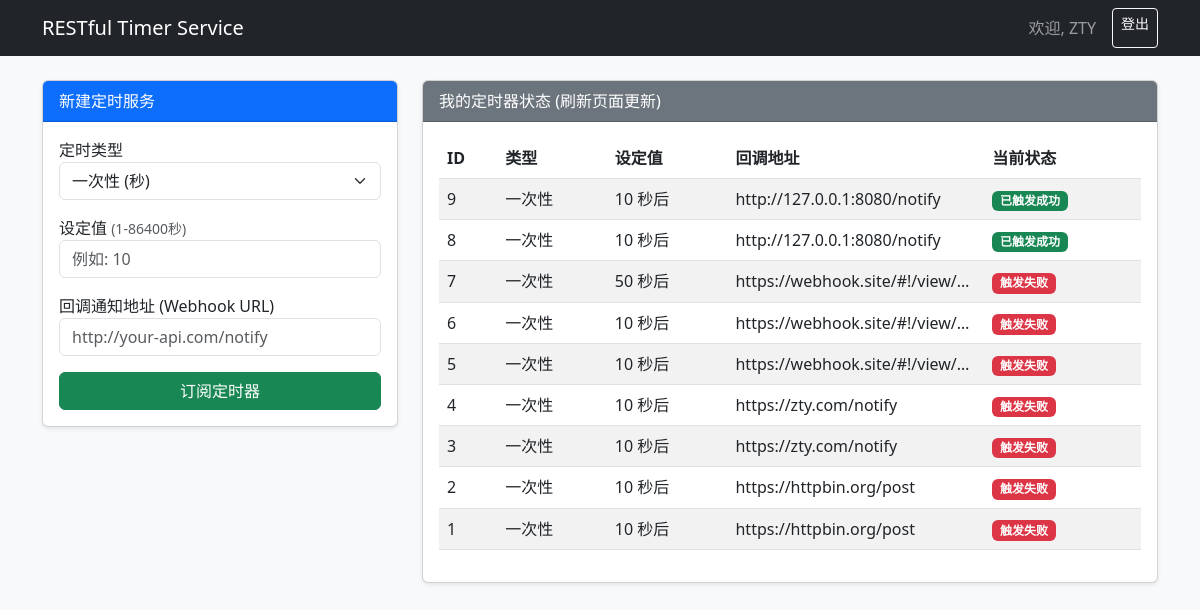
Screenshot of / (signed in) with the database file from the repository.
### app.py (models this page shows)
class User(UserMixin, db.Model):
    id = db.Column(db.Integer, primary_key=True)
    username = db.Column(db.String(80), unique=True, nullable=False)
    password_hash = db.Column(db.String(256), nullable=False)
    timers = db.relationship('Timer', backref='owner', lazy=True)

class Timer(db.Model):
    id = db.Column(db.Integer, primary_key=True)
    user_id = db.Column(db.Integer, db.ForeignKey('user.id'), nullable=False)
    timer_type = db.Column(db.String(20), nullable=False) # 'once' or 'daily'
    target_value = db.Column(db.String(50), nullable=False)
    callback_url = db.Column(db.String(255), nullable=False)
    status = db.Column(db.String(50), default='Pending')
    created_at = db.Column(db.DateTime, default=datetime.now)

### app.py (the view)
@app.route('/')
@login_required
def dashboard():
    timers = Timer.query.filter_by(user_id=current_user.id).order_by(Timer.created_at.desc()).all()
    return render_template('dashboard.html', timers=timers)

### app.py (called while the page is built)
@login_manager.user_loader
def load_user(user_id):
    return User.query.get(int(user_id))

### templates/dashboard.html (shortened to what this page needs)
{% extends "layout.html" %}
{% block content %}
<div class="row">
    <div class="col-md-4">
        <div class="card shadow-sm mb-4">
            <div class="card-header bg-primary text-white">新建定时服务</div>
            <div class="card-body">
                <div class="mb-3">
                    <label>定时类型</label>
                    <select id="timerType" class="form-select">
                        <option value="once">一次性 (秒)</option>
                    </select>
                </div>
                <div class="mb-3">
                    <label>设定值 <small class="text-muted" id="valueHint">(1-86400秒)</small></label>
                    <input type="text" id="timerValue" class="form-control" placeholder="例如: 10">
                </div>
                <div class="mb-3">
                    <label>回调通知地址 (Webhook URL)</label>
                    <input type="url" id="callbackUrl" class="form-control" placeholder="http://your-api.com/notify">
                </div>
                <button onclick="createTimer()" class="btn btn-success w-100">订阅定时器</button>
            </div>
        </div>
    </div>
    <div class="col-md-8">
        <div class="card shadow-sm">
            <div class="card-header bg-secondary text-white">我的定时器状态 (刷新页面更新)</div>
            <div class="card-body">
                <table class="table table-striped">
                    <thead>
                        <tr>
                            <th>ID</th><th>类型</th><th>设定值</th><th>回调地址</th><th>当前状态</th>
                        </tr>
                    </thead>
                    <tbody>
                        {% for timer in timers %}
                        <tr>
                            <td>{{ timer.id }}</td>
                            <td>{{ '一次性' if timer.timer_type == 'once' else '每天' }}</td>
                            <td>{{ timer.target_value }} {{ '秒后' if timer.timer_type == 'once' else '' }}</td>
                            <td class="text-truncate" style="max-width: 150px;" title="{{ timer.callback_url }}">{{ timer.callback_url }}</td>
                            <td>
                                {% if 'Pending' in timer.status %} <span class="badge bg-warning text-dark">等待触发</span>
                                {% elif 'Success' in timer.status %} <span class="badge bg-success">已触发成功</span>
                                {% else %} <span class="badge bg-danger">触发失败</span> {% endif %}
                            </td>
                        </tr>
                        {% else %}
                        <tr><td colspan="5" class="text-center">您还没有设置任何定时器。</td></tr>
                        {% endfor %}
                    </tbody>
                </table>
            </div>
        </div>
    </div>
</div>
{% endblock %}

### templates/layout.html (shortened to what this page needs)
<!DOCTYPE html>
<html lang="zh-CN">
<head>
    <link href="https://cdn.jsdelivr.net/npm/bootstrap@5.3.0/dist/css/bootstrap.min.css" rel="stylesheet">
</head>
<body class="bg-light">
    <nav class="navbar navbar-expand-lg navbar-dark bg-dark mb-4">
        <div class="container">
            <a class="navbar-brand" href="/">RESTful Timer Service</a>
            {% if current_user.is_authenticated %}
            <div class="d-flex">
                <span class="navbar-text me-3">欢迎, {{ current_user.username }}</span>
                <a href="{{ url_for('logout') }}" class="btn btn-outline-light btn-sm">登出</a>
            </div>
            {% endif %}
        </div>
    </nav>
    <div class="container">
        {% block content %}{% endblock %}
    </div>
</body>
</html>

### rows the page displays
User: username "ZTY"
Timer: id "9", timer_type "一次性", target_value "10", timer_type "秒后", callback_url "http://127.0.0.1:8080/notify", shows "已触发成功"
Timer: id "8", timer_type "一次性", target_value "10", timer_type "秒后", callback_url "http://127.0.0.1:8080/notify", shows "已触发成功"
Timer: id "7", timer_type "一次性", target_value "50", timer_type "秒后", callback_url "https://webhook.site/#!/view/…", shows "触发失败"
Timer: id "6", timer_type "一次性", target_value "10", timer_type "秒后", callback_url "https://webhook.site/#!/view/…", shows "触发失败"
Timer: id "5", timer_type "一次性", target_value "10", timer_type "秒后", callback_url "https://webhook.site/#!/view/…", shows "触发失败"
Timer: id "4", timer_type "一次性", target_value "10", timer_type "秒后", callback_url "https://zty.com/notify", shows "触发失败"
Timer: id "3", timer_type "一次性", target_value "10", timer_type "秒后", callback_url "https://zty.com/notify", shows "触发失败"
Timer: id "2", timer_type "一次性", target_value "10", timer_type "秒后", callback_url "https://httpbin.org/post", shows "触发失败"
Timer: id "1", timer_type "一次性", target_value "10", timer_type "秒后", callback_url "https://httpbin.org/post", shows "触发失败"
